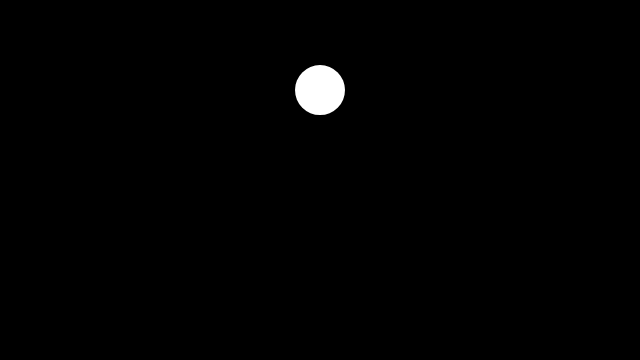
Frame 1 (no input)
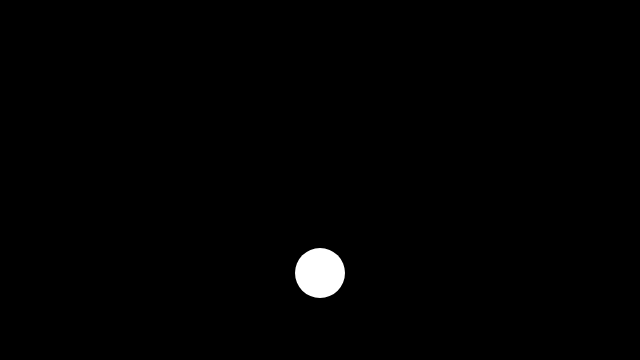
Frame 60 (no input)
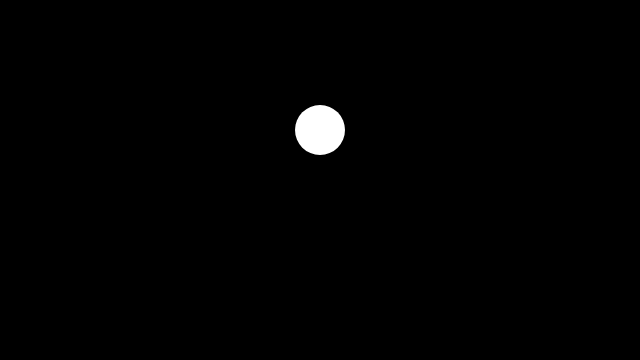
Frame 120 (the mouse pressed at the canvas centre since frame 60)

The p5.js sketch that drew these frames (run headless with seeded random() and noise() and a simulated clock; from frame 60 on, the mouse is pressed at the canvas centre):

// p5.js sketch
// ── sketch.js
// https://editor.p5js.org/jht9629-nyu/sketches/BtdFgAST_
// Conditionals - Bouncing Ball with Gravity v3
// Use object literals

let ball = {};
// let x, y, radius;
// let velY, accY; //velocity and acceleration
let friction = -0.95;

function setup() {
  createCanvas(640, 360);

  ball.velY = 0; // initial velocity
  ball.accY = 0.1; // acceleration/gravity

  // position of ball
  ball.x = width / 2;
  ball.y = height / 4;
  ball.radius = 25;
}

function draw() {
  background(0);
  noStroke();

  ball.velY += ball.accY;
  ball.y += ball.velY;
  // circle(x, y, radius * 2);

  if (ball.y < ball.radius || ball.y > height - ball.radius) {
    // reduce the speed each time ball hits floor
    ball.velY *= friction; 
    ball.y = height - ball.radius;
  }

  circle(ball.x, ball.y, ball.radius * 2);
}

// https://editor.p5js.org/jht9629-nyu/sketches/dVHK9-Ns7
// Conditionals - Bouncing Ball with Gravity v2
// added friction

// https://editor.p5js.org/codingtrain/sketches/JTIN5dIVB
//
// Bouncing ball with gravity
// The Coding Train / Daniel Shiffman
